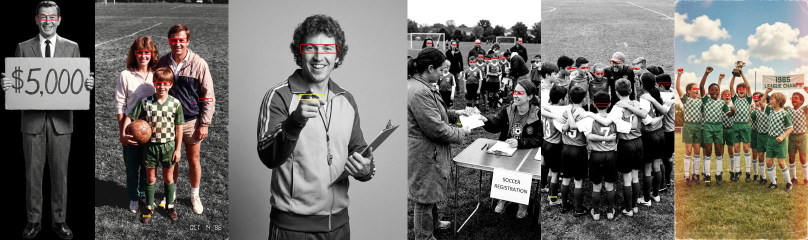
#> input picture pieces/docucollage-test/review/_faces.jpg, 1616 x 480 px, given in place of _faces.jpg_m.jpg, which was not available (shown at 1/2 size)
$ python layers.py ../../docucollage-test/review/_faces.jpg
#> lines starting #> are read from the running program, lines starting #| are printed output that depends on the picture
# layers.py: splits board images into a foreground layer and an inpainted background for parallax.
# For each <name>, gen/layers/<name>_m.jpg is a Flow edit of the same image with everything but the foreground replaced by
# flat magenta. The magenta key (strong chroma, connected to the border) gives the mask on Flow's pixels; it is
# box-sampled onto the 240x134 native grid and applied to the native image (assets/<name>.png), so the pixels stay the
# approved ones. Background: the masked cells (grown 2 cells) are filled from the nearest unmasked cell in the same row,
# then the column (a stretched plate: only slivers of it ever show while the layers move a few cells).
import sys, numpy as np
from PIL import Image
from scipy import ndimage
D = '/Users/alanleiva/claude-proyectos/pieces/learning-faces/'
NAMES = sys.argv[1:] or ['b02_plague', 'b02_war', 'b03_monks', 'b03_villagers', 'b04_died', 'b05_bell', 'b06_dogs', 'b07_window', 'b09_sunrise',
         'b12_rope', 'b16_historians', 'b20_empty', 'b21_carry', 'b23_above', 'b25_rang', 'b27_monk', 'b28_town', 'b29_empty']
STRUCT = {'b05_bell', 'b20_empty', 'b23_above', 'b25_rang', 'b29_empty'}
def fill_rows(img, m):   # nearest valid cell in 2D (a row-only fill smeared shadows across the ground)
    if not m.any(): return img.copy()
    _, (iy, ix) = ndimage.distance_transform_edt(m, return_indices=True)
    return img[iy, ix]
def fill_rows_old(img, m):
    out = img.copy(); h, w = m.shape
    for y in range(h):
        row = m[y]
        if not row.any(): continue
        if row.all(): continue
        idx = np.where(~row)[0]
        xs = np.arange(w); j = np.searchsorted(idx, xs); jl = idx[np.clip(j - 1, 0, len(idx) - 1)]; jr = idx[np.clip(j, 0, len(idx) - 1)]
        near = np.where(np.abs(xs - jl) <= np.abs(jr - xs), jl, jr)
        out[y, row] = img[y, near[row]]
    rows_all = m.all(1)
    for y in np.where(rows_all)[0]:   # fully masked rows: copy the nearest row
        free = np.where(~rows_all)[0]
        if not len(free): break
        out[y] = out[free[np.argmin(np.abs(free - y))]]
    return out
for n in NAMES:
    e = np.asarray(Image.open(D + f'gen/layers/{n}_m.jpg').convert('RGB')).astype(np.float32)
    mag = (e[..., 0] > 150) & (e[..., 2] > 150) & (e[..., 1] < 110)
#> mag: shape (480, 1616) bool; every value is 0
    lab, _ = ndimage.label(mag); edge = np.unique(np.concatenate([lab[0], lab[-1], lab[:, 0], lab[:, -1]]))
#> after `lab, _ = ndimage.label(mag)`: lab: shape (480, 1616) int32; every value is 0
#> after `edge = np.unique(np.concatenate([lab[0], lab[-1], lab[:, 0], lab[:, -1`: edge = [0]
    bg = np.isin(lab, edge[edge > 0]) | mag
    fg = ~ndimage.binary_dilation(bg, iterations=2)
#> fg: shape (480, 1616) bool; every value is 1
    if n not in STRUCT: fg = ndimage.binary_fill_holes(fg)   # figures: no see-through holes; arches/towers keep their openings
    nat = np.asarray(Image.open(D + f'assets/{n}.png').convert('RGBA'))
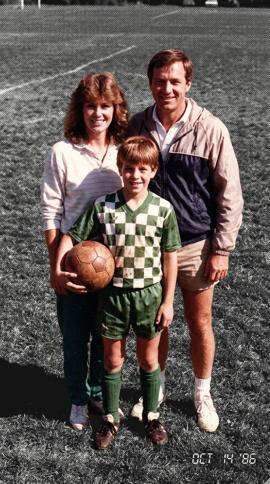
#> input picture pieces/docucollage-test/review/_famsel.jpg, 270 x 484 px, given in place of _faces.jpg.png, which was not available
    h, w = nat.shape[:2]
#> h = 484; w = 270
    m = np.asarray(Image.fromarray((fg * 255).astype(np.uint8)).resize((w, h), Image.BOX)) > 110
#> m: shape (484, 270) bool; every value is 1
    m = ndimage.binary_opening(m, iterations=1)
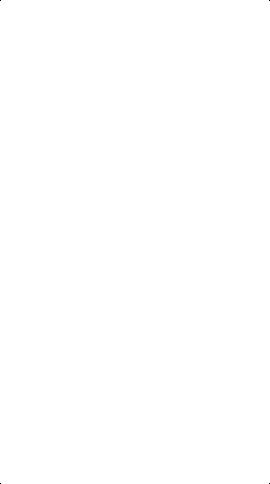
#> m: shape (484, 270) bool; 100% white; black in thin lines or dots
    lab, k = ndimage.label(m)
#> lab: shape (484, 270) int32; values 0 (black) and 1 (white), 100% white; black in thin lines or dots
#> k = 1
    if k > 1:   # drop tiny islands
        sz = ndimage.sum(m, lab, range(1, k + 1)); m = np.isin(lab, 1 + np.where(sz >= 12)[0])
    # parts the Flow isolation missed (a paw, a hand, a foot on snow): dark cells within 4 cells of the figure that sit on
    # a light background (judged on a first fill) and connect to the figure join the fg, so nothing of it stays in the bg
    first = fill_rows(nat[..., :3], ndimage.binary_dilation(m, iterations=2))[..., 0]
#> in fill_rows, `_, (iy, ix) = ndimage.distance_transform_edt(m, return_indices=True)`: iy: shape (484, 270) int32; every value is -1
#> in fill_rows, `_, (iy, ix) = ndimage.distance_transform_edt(m, return_indices=True)`: ix: shape (484, 270) int32; every value is 0
#> in fill_rows, `return img[iy, ix]`: returned value: shape (484, 270, 3); every value is 97
#> first: shape (484, 270); every value is 97
    cand = ndimage.binary_dilation(m, iterations=4) & (nat[..., 0] <= 142) & (first >= 142)
#> cand: shape (484, 270) bool; every value is 0
    # small dark islands on white ground near the figure (shadows, a stray paw) go with the figure too
    near = ndimage.binary_dilation(m, iterations=12) & ~m
#> near: shape (484, 270) bool; 0% white in thin lines or dots
    isl = near & (nat[..., 0] <= 142); lab, k = ndimage.label(isl)
#> after `isl = near & (nat[..., 0] <= 142)`: isl: shape (484, 270) bool; 0% white in thin lines or dots
#> after `lab, k = ndimage.label(isl)`:
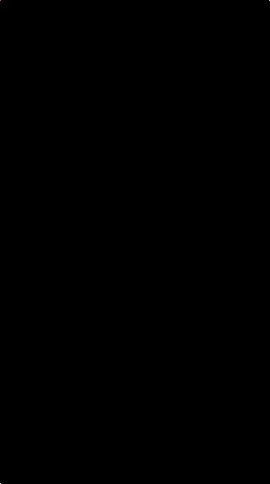
#> lab: shape (484, 270) int32; 4 distinct labels, from 0 to 3; one colour per label, 0 black
#> after `lab, k = ndimage.label(isl)`: k = 3
    feet = np.percentile(np.nonzero(m)[0], 50) if m.any() else 1e9   # only ground-level islands (shadows, paws): not houses or roofs
#> feet = 241.5
    for q, sl in enumerate(ndimage.find_objects(lab), 1):
        comp = lab == q; area = comp.sum()
        if area > 3000 or sl[0].start < feet: continue
        ring = ndimage.binary_dilation(comp, iterations=1) & ~comp
        if (nat[..., 0][ring] == 253).mean() > 0.55: m = m | comp
#> this loop made 3 passes
    f = nat.copy(); f[..., 3] = np.where(m, 255, 0); Image.fromarray(f).save(D + f'assets/{n}_fg.png')
#> after `f[..., 3] = np.where(m, 255, 0)`: f: shape (484, 270, 4); mean R, G, B, A 97.1, 87.8, 84.2, 255
    grow = ndimage.binary_dilation(m, iterations=4)   # the bg is cleared 4 cells out (no figure pixels, no outline left)
    b = nat.copy(); b[..., :3] = fill_rows(nat[..., :3], grow); Image.fromarray(b).save(D + f'assets/{n}_bg.png')
    print(n, 'fg cells %.0f%%' % (m.mean() * 100))
#| ../../docucollage-test/review/_faces.jpg fg cells 100%
    if n == 'b07_window':   # the expression variant shares the mask
        nb = np.asarray(Image.open(D + 'assets/b07_window_b.png').convert('RGBA'))
        fb = nb.copy(); fb[..., 3] = np.where(m, 255, 0); Image.fromarray(fb).save(D + 'assets/b07_window_b_fg.png')

# ---- sky splits (no Flow edit needed): the background is the light region (clouds, fog, the face) connected to the top
# border; everything else (mountains, crag, monastery, village) is the foreground. Light = grey or white cells.
SKY = ['b01_monastery', 'b08_fog', 'face_closed', 'b11_slits', 'b11_half', 'reveal']
for n in (SKY if not sys.argv[1:] else []):
    nat = np.asarray(Image.open(D + f'assets/{n}.png').convert('RGBA')); L = nat[..., 0]
    light = (L >= 142) if n != 'b01_monastery' else (L == 253)   # b01: the crag is grey, only the white sky is sky
    lab, _ = ndimage.label(light); top = np.unique(lab[0]); sky = np.isin(lab, top[top > 0])
    sky = ndimage.binary_fill_holes(sky | (L == 0) & (np.arange(L.shape[0])[:, None] < 40)) if n != 'b01_monastery' else sky
    m = ~sky
    lab, k = ndimage.label(m)
    if k > 1: sz = ndimage.sum(m, lab, range(1, k + 1)); m = np.isin(lab, 1 + np.where(sz >= 20)[0])
    f = nat.copy(); f[..., 3] = np.where(m, 255, 0); Image.fromarray(f).save(D + f'assets/{n}_fg.png')
    grow = ndimage.binary_dilation(m, iterations=3)
    b = nat.copy(); b[..., :3] = fill_rows(nat[..., :3], grow); Image.fromarray(b).save(D + f'assets/{n}_bg.png')
    print(n, 'sky split, fg cells %.0f%%' % (m.mean() * 100))
